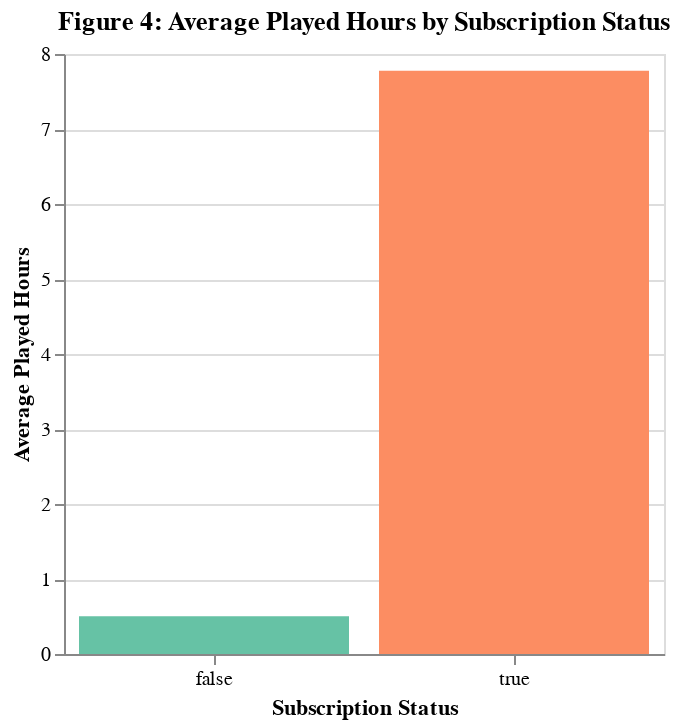

The notebook cell saved with this chart:
### Markdown cell above
**Figure 4:**  Played Hours Distribution by Subscription Status: Bar chart comparing played hours distributions between subscribers and non-subscribers. This figure examines whether highly engaged players are more likely to subscribe to the newsletter, testing the assumption that engagement correlates with newsletter interest.

### Code cell
fig4 = alt.Chart(players).mark_bar().encode(
    x=alt.X('subscribe:N', 
            title='Subscription Status',
            axis=alt.Axis(labelAngle=0)),
    y=alt.Y('mean(played_hours):Q', 
            title='Average Played Hours'),
    color=alt.Color('subscribe:N', 
                    legend=None,
                    scale=alt.Scale(scheme='set2')),
    tooltip=[
        alt.Tooltip('subscribe:N', title='Subscribed'),
        alt.Tooltip('mean(played_hours):Q', title='Avg Hours', format='.2f'),
        alt.Tooltip('count()', title='Number of Players')
    ]
).properties(
    title='Figure 4: Average Played Hours by Subscription Status',
    width=300,
    height=300
)
fig4

### Figure 1 — Vega-Lite specification as saved in the notebook (floating-point values rounded to 4 significant figures; data arrays with more than 128 entries replaced by an {"elided": "..."} marker saying what was removed)
{"config": {"view": {"continuousWidth": 300, "continuousHeight": 300}}, "data": {"name": "data-094ab745fb9f06385dd7feabadc0ec26"}, "mark": {"type": "bar"}, "encoding": {"color": {"field": "subscribe", "legend": null, "scale": {"scheme": "set2"}, "type": "nominal"}, "tooltip": [{"field": "subscribe", "title": "Subscribed", "type": "nominal"}, {"aggregate": "mean", "field": "played_hours", "format": ".2f", "title": "Avg Hours", "type": "quantitative"}, {"aggregate": "count", "title": "Number of Players", "type": "quantitative"}], "x": {"axis": {"labelAngle": 0}, "field": "subscribe", "title": "Subscription Status", "type": "nominal"}, "y": {"aggregate": "mean", "field": "played_hours", "title": "Average Played Hours", "type": "quantitative"}}, "height": 300, "title": "Figure 4: Average Played Hours by Subscription Status", "width": 300, "$schema": "https://vega.github.io/schema/vega-lite/v5.20.1.json", "datasets": {"data-094ab745fb9f06385dd7feabadc0ec26": {"elided": "196 records"}}}
